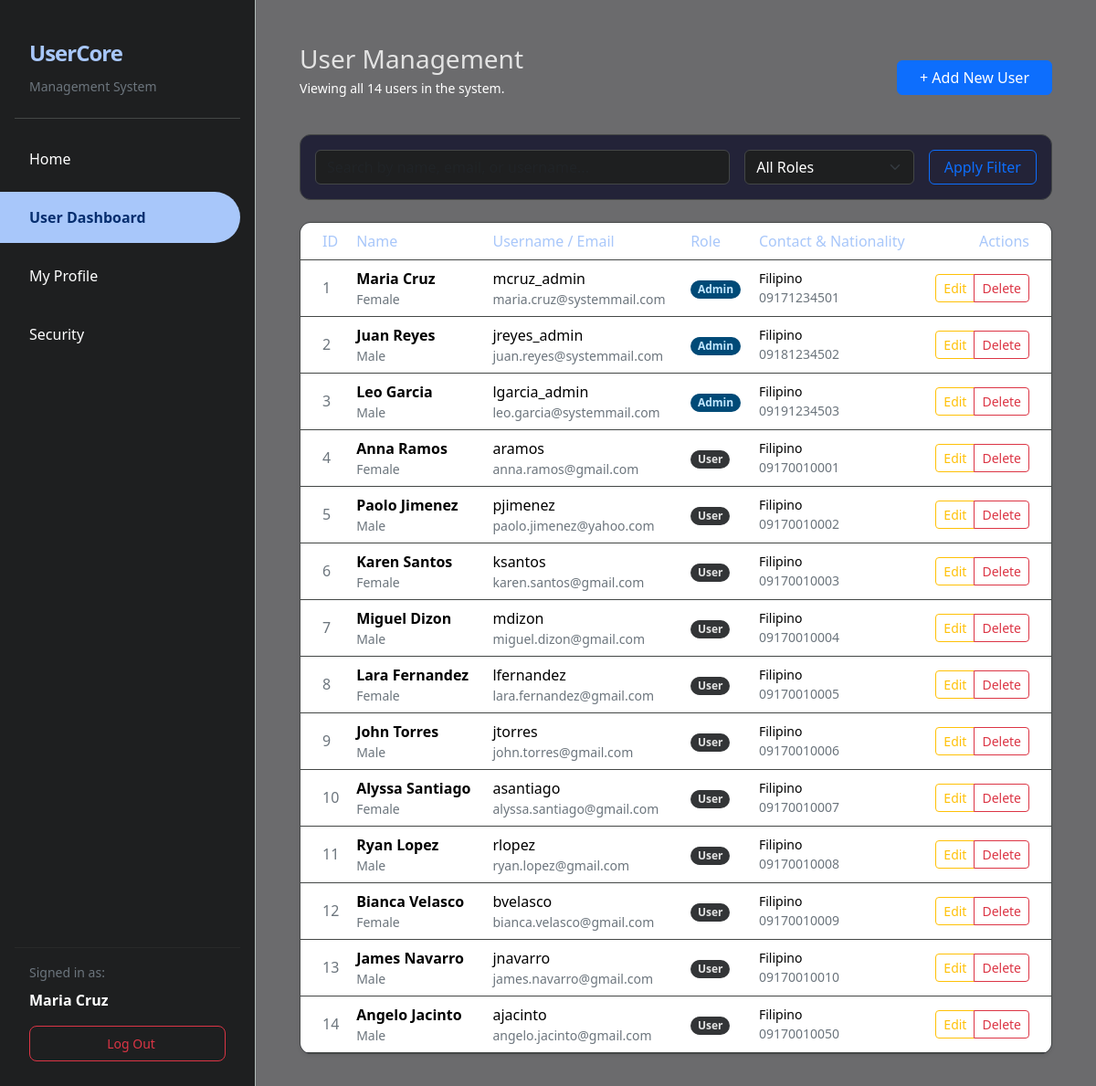
/admin_users.php (signed in), run on the app's committed database.
### tables this page shows
CREATE TABLE `users` (
  `id` int(11) NOT NULL,
  `username` varchar(50) NOT NULL,
  `email` varchar(120) NOT NULL,
  `password_hash` varchar(255) NOT NULL,
  `role` enum('admin','user') NOT NULL DEFAULT 'user',
  `firstname` varchar(60) NOT NULL,
  `lastname` varchar(60) NOT NULL,
  `gender` enum('male','female','other') DEFAULT 'other',
  `nationality` varchar(80) DEFAULT NULL,
  `contact_number` varchar(30) DEFAULT NULL,
  `created_at` timestamp NOT NULL DEFAULT current_timestamp()
);

### public/admin_users.php (the view, shortened to what this page needs)
<?php
require '../components/pdo.php';
$search = trim($_GET['search'] ?? '');
$query = "SELECT * FROM users WHERE 1=1";
$params = [];
$query .= " ORDER BY id ASC";
$stmt = $pdo->prepare($query);
$stmt->execute($params);
$users = $stmt->fetchAll();
?>
<!DOCTYPE html>
<html lang="en">
<head>
    <link href="https://cdn.jsdelivr.net/npm/bootstrap@5.3.3/dist/css/bootstrap.min.css" rel="stylesheet">
</head>
<body class="bg-light">
    <div class="d-flex">
        <?php include '../components/sidebar.php'; ?>
        <div class="flex-grow-1 p-5" style="background-color: #6b6b6d; min-height: 100vh;">
            <div class="d-flex justify-content-between align-items-center mb-4">
                <div>
                    <h1 class="h3 mb-1">User Management</h1>
                    <p class="text-white small">Viewing all <?= count($users) ?> users in the system.</p>
                </div>
                <a href="admin_user_create.php" class="btn btn-primary px-4">+ Add New User</a>
            </div>
            <div class="card p-3 mb-4">
                <form class="row g-3">
                    <div class="col-md-7">
                        <input type="text" name="search" class="form-control" placeholder="Search by name, email, or username..." value="<?= htmlspecialchars($search) ?>">
                    </div>
                    <div class="col-md-3">
                        <select name="role_filter" class="form-select">
                            <option value="">All Roles</option>
                        </select>
                    </div>
                    <div class="col-md-2">
                        <button type="submit" class="btn btn-outline-primary w-100">Apply Filter</button>
                    </div>
                </form>
            </div>
            <div class="card shadow-sm overflow-hidden">
                <div class="table-responsive">
                    <table class="table table-hover mb-0">
                        <thead>
                            <tr>
                                <th class="ps-4">ID</th>
                                <th>Name</th>
                                <th>Username / Email</th>
                                <th>Role</th>
                                <th>Contact & Nationality</th>
                                <th class="text-end pe-4">Actions</th>
                            </tr>
                        </thead>
                        <tbody>
                            <?php foreach ($users as $u): ?>
                            <tr class="align-middle">
                                <td class="ps-4 text-secondary"><?= $u['id'] ?></td>
                                <td>
                                    <div class="fw-bold"><?= htmlspecialchars($u['firstname'].' '.$u['lastname']) ?></div>
                                    <div class="small text-secondary text-capitalize"><?= $u['gender'] ?></div>
                                </td>
                                <td>
                                    <div><?= htmlspecialchars($u['username']) ?></div>
                                    <div class="small text-secondary"><?= htmlspecialchars($u['email']) ?></div>
                                </td>
                                <td>
                                    <span class="badge rounded-pill <?= $u['role'] == 'admin' ? 'badge-admin' : 'badge-user' ?>">
                                        <?= ucfirst($u['role']) ?>
                                    </span>
                                </td>
                                <td>
                                    <div class="small"><?= htmlspecialchars($u['nationality'] ?? 'N/A') ?></div>
                                    <div class="small text-secondary"><?= htmlspecialchars($u['contact_number'] ?? 'No Contact') ?></div>
                                </td>
                                <td class="text-end pe-4">
                                    <div class="btn-group">
                                        <a href="admin_user_edit.php?id=<?= $u['id'] ?>" class="btn btn-sm btn-outline-warning">Edit</a>
                                        <a href="admin_user_delete.php?id=<?= $u['id'] ?>" class="btn btn-sm btn-outline-danger" onclick="return confirm('Permanently delete this user?')">Delete</a>
                                    </div>
                                </td>
                            </tr>
                            <?php endforeach; ?>
                        </tbody>
                    </table>
                </div>
            </div>
        </div>
    </div>
</body>
</html>

### components/sidebar.php (shortened to what this page needs)
<?php
$current_page = basename($_SERVER['PHP_SELF']);
$userRole = $_SESSION['role'] ?? 'user';
$fullName = ($_SESSION['firstname'] ?? 'User') . ' ' . ($_SESSION['lastname'] ?? '');
?>
<div class="d-flex flex-column flex-shrink-0 p-3 text-white" style="width: 280px; min-height: 100vh; background-color: #1e1f20; border-right: 1px solid #b1bbb8;">
    <div class="px-3 py-4 mb-3 border-bottom" style="border-color: #444746 !important;">
        <a href="index.php" class="d-flex align-items-center text-white text-decoration-none">
            <span class="fs-4 fw-bold" style="color: #a8c7fa; letter-spacing: -1px;">UserCore</span>
        </a>
        <div class="mt-2 small text-secondary">Management System</div>
    </div>
    <ul class="nav nav-pills flex-column mb-auto">
        <li class="nav-item mb-2">
            <a href="index.php" class="nav-link py-3 px-4 <?= $current_page == 'index.php' ? 'active bg-primary text-white' : 'text-white' ?>" style="border-radius: 0 50px 50px 0; margin-left: -1rem;">
                <i class="bi bi-house-door me-2"></i> Home
            </a>
        </li>
        <?php if ($userRole === 'admin'): ?>
            <li class="nav-item mb-2">
                <a href="admin_users.php" class="nav-link py-3 px-4 <?= ($current_page == 'admin_users.php' || strpos($current_page, 'admin_user_') !== false) ? 'active bg-primary text-white' : 'text-white' ?>" style="border-radius: 0 50px 50px 0; margin-left: -1rem;">
                    <i class="bi bi-people me-2"></i> User Dashboard
                </a>
            </li>
        <?php endif; ?>
        <li class="nav-item mb-2">
            <a href="profile.php" class="nav-link py-3 px-4 <?= $current_page == 'profile.php' ? 'active bg-primary text-white' : 'text-white' ?>" style="border-radius: 0 50px 50px 0; margin-left: -1rem;">
                <i class="bi bi-person-circle me-2"></i> My Profile
            </a>
        </li>
        <li class="nav-item mb-2">
            <a href="change_password.php" class="nav-link py-3 px-4 <?= $current_page == 'change_password.php' ? 'active bg-primary text-white' : 'text-white' ?>" style="border-radius: 0 50px 50px 0; margin-left: -1rem;">
                <i class="bi bi-shield-lock me-2"></i> Security
            </a>
        </li>
    </ul>
    <hr style="border-color: #444746;">
    <div class="px-3 mb-4">
        <div class="small text-secondary mb-2">Signed in as:</div>
        <div class="fw-bold mb-3"><?= htmlspecialchars($fullName) ?></div>
        <a href="logout.php" class="btn btn-outline-danger btn-sm w-100 py-2" style="border-radius: 8px;">
            <i class="bi bi-box-arrow-right me-2"></i> Log Out
        </a>
    </div>
</div>

### public/admin_users.php (style rules this page uses)
body { color: #e3e3e3; overflow-x: hidden; }
.card { background-color: #232338; border: 1px solid #444746; border-radius: 12px; }
.table { color: #e3e3e3; border-color: #444746; }
.table thead th { border-top: none; color: #a8c7fa; font-weight: 500; }
.form-control, .form-select { background-color: #1e1f20; border: 1px solid #444746; color: white; }
.badge-admin { background-color: #004a77; color: #c2e7ff; }
.badge-user { background-color: #333537; color: #e3e3e3; }

### components/sidebar.php (style rules this page uses)
.nav-link.active { background-color: #a8c7fa !important; color: #062e6f !important; font-weight: 600; }

### data on the page
users: id "1", firstname+lastname "Maria Cruz", gender "Female", username "mcruz_admin", email "maria.cruz@systemmail.com", role "Admin", nationality "Filipino", contact_number "09171234501"
users: id "2", firstname+lastname "Juan Reyes", gender "Male", username "jreyes_admin", email "juan.reyes@systemmail.com", role "Admin", nationality "Filipino", contact_number "09181234502"
users: id "3", firstname+lastname "Leo Garcia", gender "Male", username "lgarcia_admin", email "leo.garcia@systemmail.com", role "Admin", nationality "Filipino", contact_number "09191234503"
users: id "4", firstname+lastname "Anna Ramos", gender "Female", username "aramos", email "anna.ramos@gmail.com", role "User", nationality "Filipino", contact_number "09170010001"
users: id "5", firstname+lastname "Paolo Jimenez", gender "Male", username "pjimenez", email "paolo.jimenez@yahoo.com", role "User", nationality "Filipino", contact_number "09170010002"
users: id "6", firstname+lastname "Karen Santos", gender "Female", username "ksantos", email "karen.santos@gmail.com", role "User", nationality "Filipino", contact_number "09170010003"
users: id "7", firstname+lastname "Miguel Dizon", gender "Male", username "mdizon", email "miguel.dizon@gmail.com", role "User", nationality "Filipino", contact_number "09170010004"
users: id "8", firstname+lastname "Lara Fernandez", gender "Female", username "lfernandez", email "lara.fernandez@gmail.com", role "User", nationality "Filipino", contact_number "09170010005"
users: id "9", firstname+lastname "John Torres", gender "Male", username "jtorres", email "john.torres@gmail.com", role "User", nationality "Filipino", contact_number "09170010006"
users: id "10", firstname+lastname "Alyssa Santiago", gender "Female", username "asantiago", email "alyssa.santiago@gmail.com", role "User", nationality "Filipino", contact_number "09170010007"
users: id "11", firstname+lastname "Ryan Lopez", gender "Male", username "rlopez", email "ryan.lopez@gmail.com", role "User", nationality "Filipino", contact_number "09170010008"
users: id "12", firstname+lastname "Bianca Velasco", gender "Female", username "bvelasco", email "bianca.velasco@gmail.com", role "User", nationality "Filipino", contact_number "09170010009"
users: id "13", firstname+lastname "James Navarro", gender "Male", username "jnavarro", email "james.navarro@gmail.com", role "User", nationality "Filipino", contact_number "09170010010"
users: id "14", firstname+lastname "Angelo Jacinto", gender "Male", username "ajacinto", email "angelo.jacinto@gmail.com", role "User", nationality "Filipino", contact_number "09170010050"

### other printed values
$fullName "Maria Cruz"
count($users) "14"
